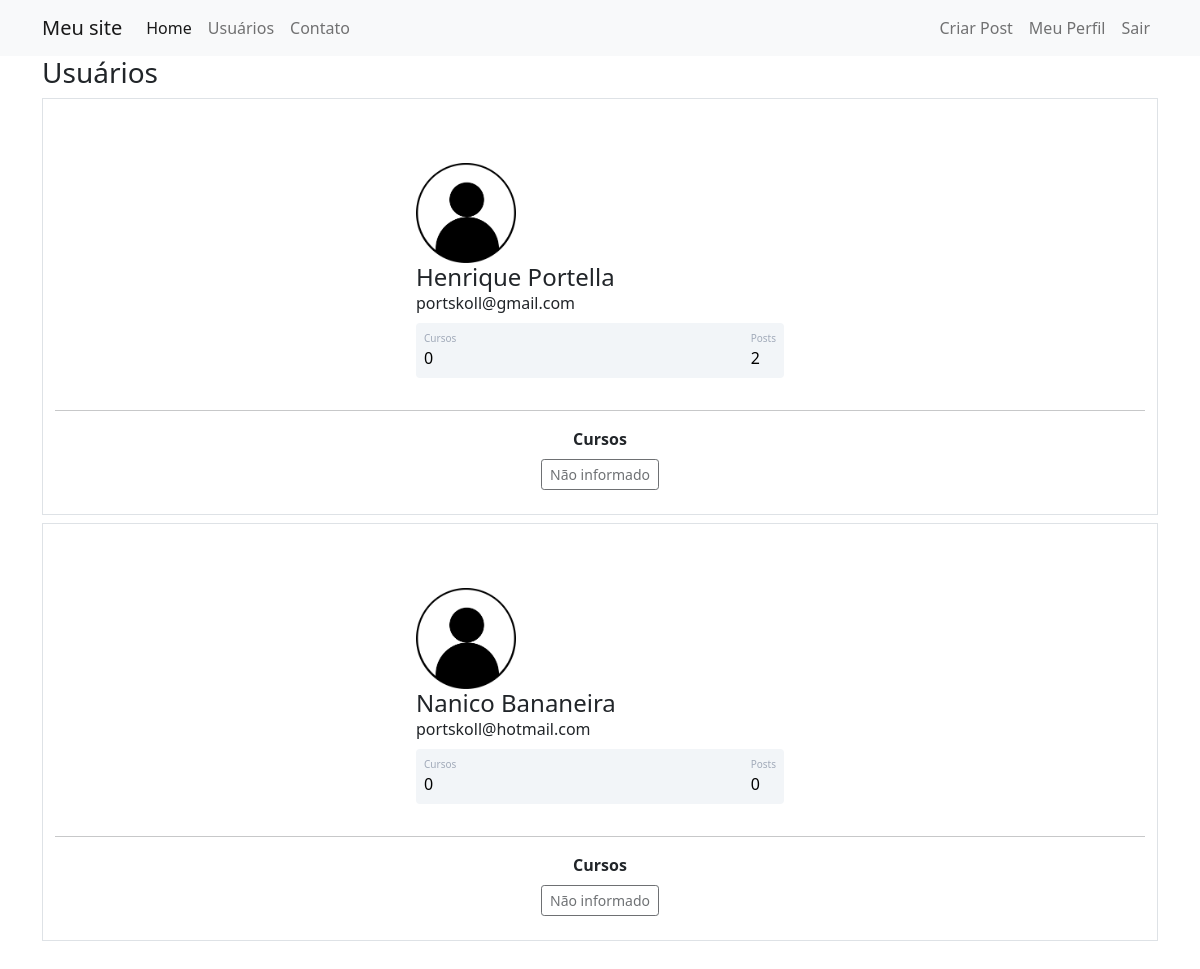
The app's page /usuarios (signed in) with its own data.
### comunidadeimpressionadora/models.py (models this page shows)
class Usuario(database.Model, UserMixin):
    id = database.Column(database.Integer, primary_key=True)
    username = database.Column(database.String, nullable=False)
    apelido = database.Column(database.String, nullable=False, default='leitor')
    bloqueado = database.Column(database.Boolean, nullable=False, default=False)
    cod_ativado = database.Column(database.Boolean, nullable=False, default=False)
    codigo_email = database.Column(database.String, nullable=False, default='000000')
    data_nascimento = database.Column(database.Date, nullable=False)
    tipo_user = database.Column(database.Integer, nullable=False, default=3)# 1 ADM - 2 AUTOR -3 LEITOR
    email = database.Column(database.String, nullable=False, unique=True)
    senha = database.Column(database.String, nullable=False)
    foto_perfil = database.Column(database.String, default='default.jpg')
    posts = database.relationship('Post', backref='autor', lazy=True)
    comentarios = database.relationship('Comentario', backref='autor_com', lazy=True)
    cursos = database.Column(database.String, nullable=False, default='Não informado')
    def contar_posts(self):
        return len(self.posts)

### comunidadeimpressionadora/routes.py (the view)
@app.route('/usuarios')
@login_required
def usuarios():
    lista_usuarios = Usuario.query.all()
    return render_template('usuarios.html', lista_usuarios=lista_usuarios)

### comunidadeimpressionadora/models.py (called while the page is built)
@login_manager.user_loader
def load_usuario(id_usuario):
    return Usuario.query.get(int(id_usuario))

### comunidadeimpressionadora/templates/usuarios.html (shortened to what this page needs)
{% extends 'base.html' %}
{% block body %}
<div class="container">
    <h3>Usuários</h3>
    {% for usuario in lista_usuarios %}
    <div class="container border mt-2">
        <div class="container mt-5 d-flex justify-content-center">
            <div class="card p-3">
                <div class="d-flex align-items-center">
                    <div class="ml-3 w-100 justify-content-center">
                        <div class="image pe-2 ">
                            <img src="{{ url_for('static', filename='fotos_perfil/{}'.format(usuario.foto_perfil)) }}"
                                 class="rounded" width="100">
                        </div>
                        <h4 class="mb-0 mt-0">{{ usuario.username}}</h4>
                        <span>{{ usuario.email}}</span>
                        <div class="p-2 mt-2 bg-primary d-flex justify-content-between rounded text-white stats">
                            <div class="d-flex flex-column">
                                <span class="articles">Cursos</span>
                                {% if 'Não informado' in usuario.cursos %}
                                <span class="number1">0</span>
                                {% else %}
                                <span class="number1">{{ usuario.cursos.count(';') + 1 }}</span>
                                {% endif %}
                            </div>
                            <div class="d-flex flex-column">
                                <span class="rating">Posts</span>
                                <span class="number3">{{ usuario.contar_posts() }}</span>
                            </div>
                        </div>
                    </div>
                </div>
            </div>
        </div>
<hr>
        <div class="row justify-content-center mb-4">
            <div class="col col-12" style="text-align: center">
                <strong>Cursos</strong><br>
                {% for curso in usuario.cursos.split(';') %}
                <button type="button" class="btn btn-outline-dark btn-sm mt-2" disabled>{{ curso }}</button>
                {% endfor %}
            </div>
        </div>
    </div>
    {% endfor %}
</div>
{% endblock %}

### comunidadeimpressionadora/templates/base.html (shortened to what this page needs)
<!DOCTYPE html>
<html lang="pt-br">
<head>
    <link href="https://cdn.jsdelivr.net/npm/bootstrap@5.0.2/dist/css/bootstrap.min.css" rel="stylesheet"
>
    <link rel="stylesheet" type="text/css" href="{{ url_for('static',filename='main.css') }}">
</head>
<body>
    {% include 'navbar.html' %}
    {% block body %}
    {% endblock %}
</body>
</html>

### comunidadeimpressionadora/templates/navbar.html (shortened to what this page needs)
<nav class="navbar navbar-expand-lg navbar-light bg-light">
    <div class="container-fluid container">
      <a class="navbar-brand" href="{{ url_for('home') }}">Meu site</a>
      <div class="collapse navbar-collapse" id="navbarSupportedContent">
        <ul class="navbar-nav me-auto mb-2 mb-lg-0">
          <li class="nav-item">
            <a class="nav-link active" aria-current="page" href="{{ url_for('home') }}">Home</a>
          </li>
          <li class="nav-item">
            <a class="nav-link" href="{{ url_for('usuarios') }}">Usuários</a>
          </li>
          <li class="nav-item">
            <a class="nav-link" href="{{ url_for('contato') }}">Contato</a>
          </li>
        </ul>
        <ul class="d-flex navbar-nav">
          {% if current_user.is_authenticated %}
           <li class="nav-item">
                <a class="nav-link" href="{{ url_for('criar_post')}}">Criar Post</a>
              </li>
              <li class="nav-item">
                <a class="nav-link" href="{{ url_for('perfil')}}">Meu Perfil</a>
              </li>
           <li class="nav-item">
                <a class="nav-link" href="{{ url_for('sair')}}">Sair</a>
              </li>
          {%endif%}
        </ul>
      </div>
    </div>
  </nav>

### comunidadeimpressionadora/static/main.css (style rules this page uses)
.card { width: 400px; border: none; border-radius: 10px; background-color: #fff; }
.stats { background: #f2f5f8 !important; color: #000 !important; }
.articles { font-size:10px; color: #a1aab9; }
.number1 { font-weight:500; }
.rating { font-size:10px; color: #a1aab9; }
.number3 { font-weight:500; }

### records on screen
Usuario: foto_perfil (placeholder picture), username "Henrique Portella", email "portskoll@gmail.com", shows "0", contar_posts "2", cursos "Não informado"
Usuario: foto_perfil (placeholder picture), username "Nanico Bananeira", email "portskoll@hotmail.com", shows "0", contar_posts "0", cursos "Não informado"
